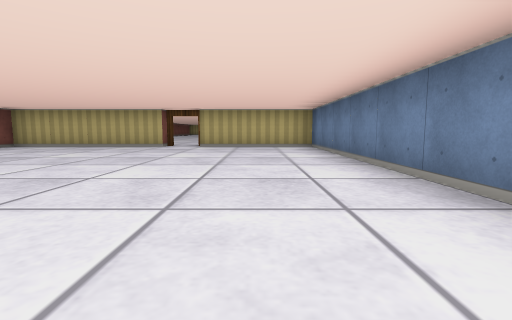
[1] (above)

21 first-person views from a walk through a cub3D level. The camera is about half as high as the walls, tilts 6° down and sees 85° across. The floor is counted in squares. Each view is taken from the middle of a square. On the plan, view 1 faces up. The plan holds only what a view shows up to about 9 squares ahead; the rest is blank.

[2]
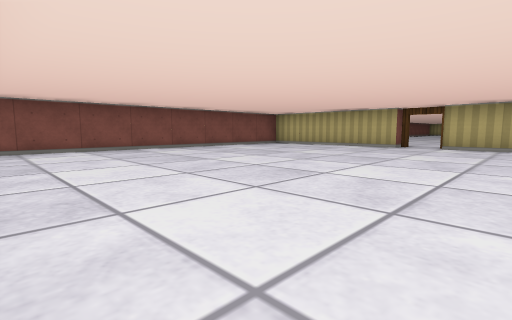

[3]
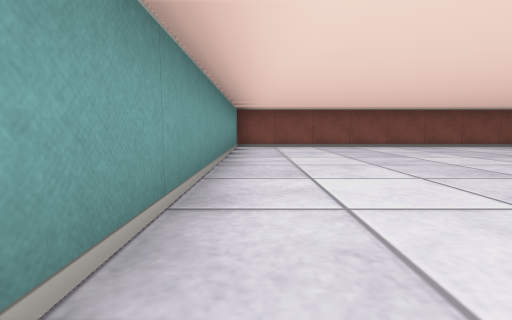

[4]
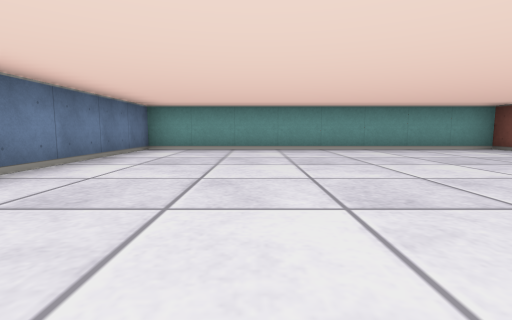

[5]
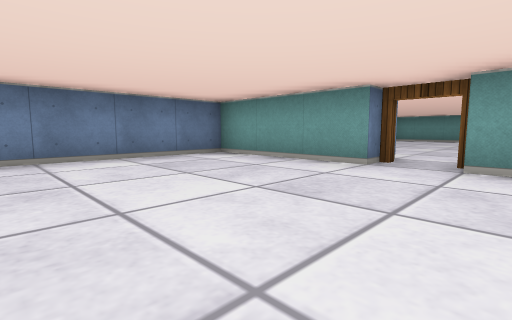

[6]
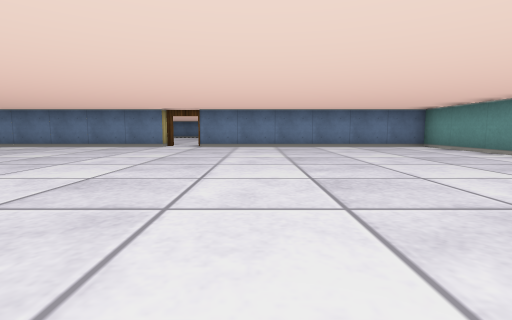

[7]
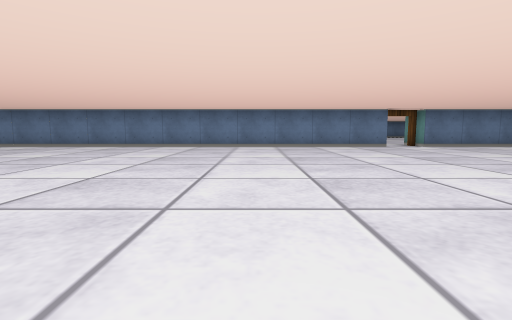

[8]
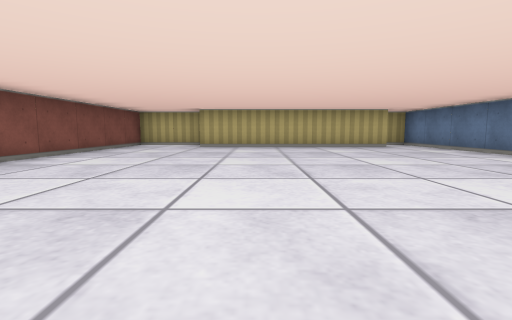

[9]
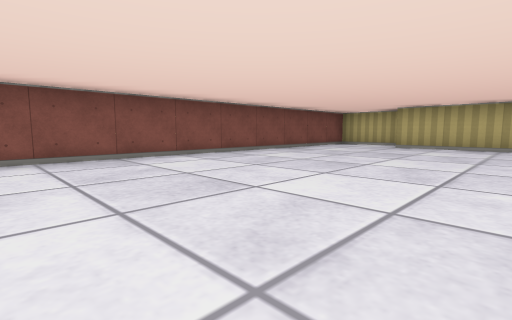

[10]
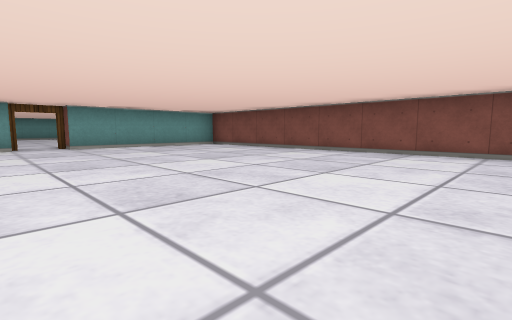

[11]
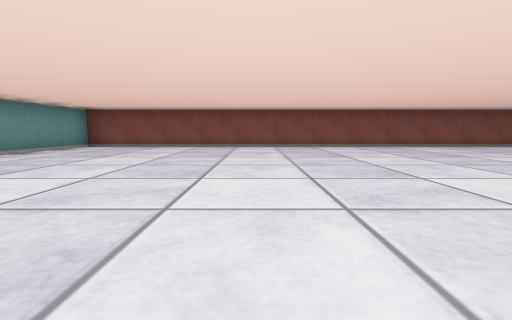

[12]
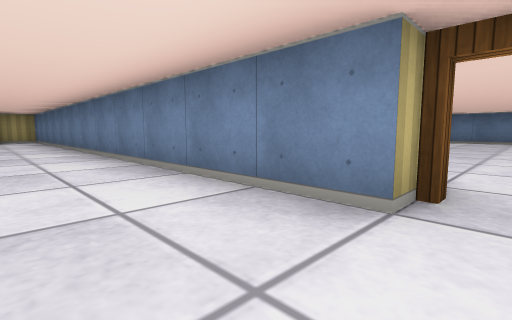

[13]
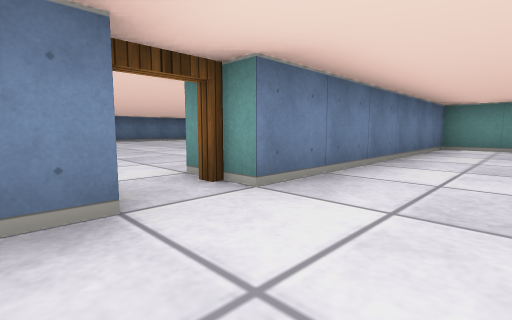

[14]
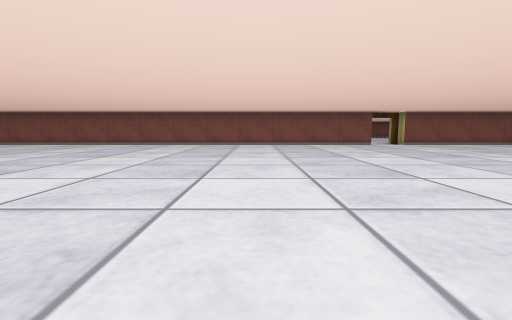

[15]
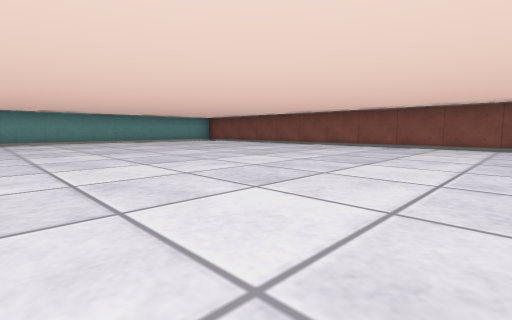

[16]
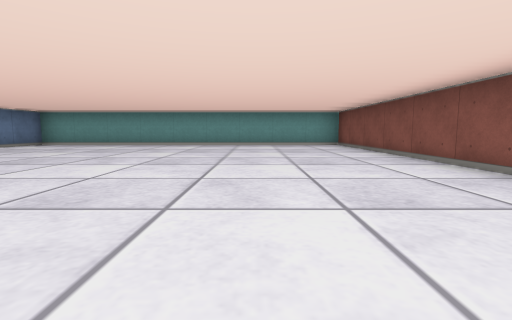

[17]
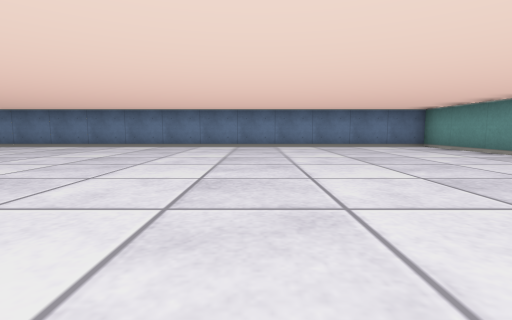

[18]
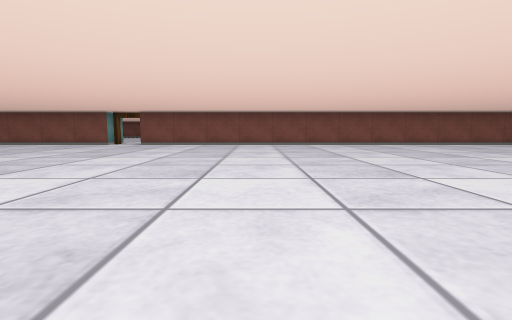

[19]
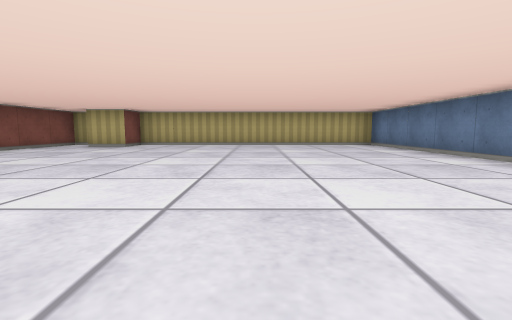

[20]
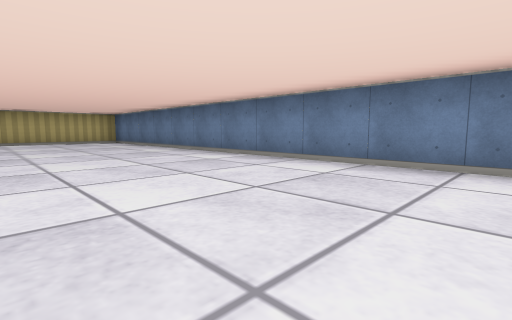

[21]
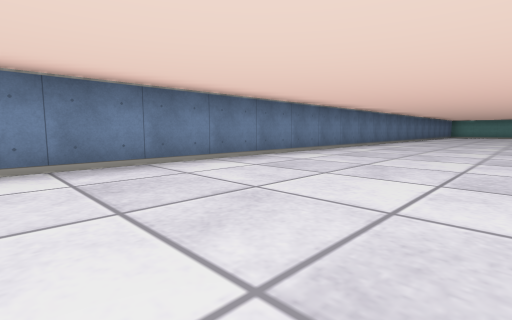

### Floor plan
Points are (right, up) in squares from view 1. A wall is a line through its corners. A room is listed if a view was taken in it or the views show most of it. See-through windows are left out.
Room 1 (views 1, 2, 3, 4)
walls: (-2.5, 7.5) (-6.5, 7.5) (-6.5, -0.5) (1.5, -0.5) (1.5, 7.5) (-1.5, 7.5)
ways out: open door at (-2, 8) to room 2
Room 2 (views 5, 6, 7, 8, 9, 10, 11, 12, 13)
walls: (1.5, 15.5) (1.5, 27.5) (0.9, 27.5); (0.6, 26.5) (-4.5, 26.5); (-1.5, 8.5) (1.5, 8.5) (1.5, 14.5); (-4.6, 27.5) (-6.5, 27.5) (-6.5, 8.5) (-2.5, 8.5)
ways out: open door at (-2, 8) to room 1; open door at (2, 15) to room 3
Room 3 (views 14, 15, 16, 17, 18, 19, 20, 21)
walls: (2.5, 14.5) (2.5, -0.5) (11.5, -0.5) (11.5, 27.5) (4.5, 27.5) (4.5, 26.5) (3.5, 26.5); (3, 27.5) (2.5, 27.5) (2.5, 15.5)
ways out: open door at (2, 15) to room 2

Where each view was taken, in squares from view 1:
view 1: 0 up, 0 right, facing up
view 2: 0 up, 0 right, facing up-left
view 3: 0 up, 1 right, facing left
view 4: 6 up, 1 left, facing down
view 5: 12 up, 3 left, facing down-right
view 6: 13 up, 6 left, facing right
view 7: 19 up, 6 left, facing right
view 8: 19 up, 3 left, facing up
view 9: 19 up, 2 left, facing up-left
view 10: 16 up, 1 left, facing down-left
view 11: 13 up, 1 right, facing left
view 12: 15 up, 0 right, facing up-right
view 13: 16 up, 0 right, facing down-right
view 14: 11 up, 11 right, facing left
view 15: 10 up, 10 right, facing down-left
view 16: 8 up, 5 right, facing down
view 17: 4 up, 4 right, facing right
view 18: 19 up, 11 right, facing left
view 19: 19 up, 8 right, facing up
view 20: 17 up, 8 right, facing up-right
view 21: 19 up, 8 right, facing down-right
